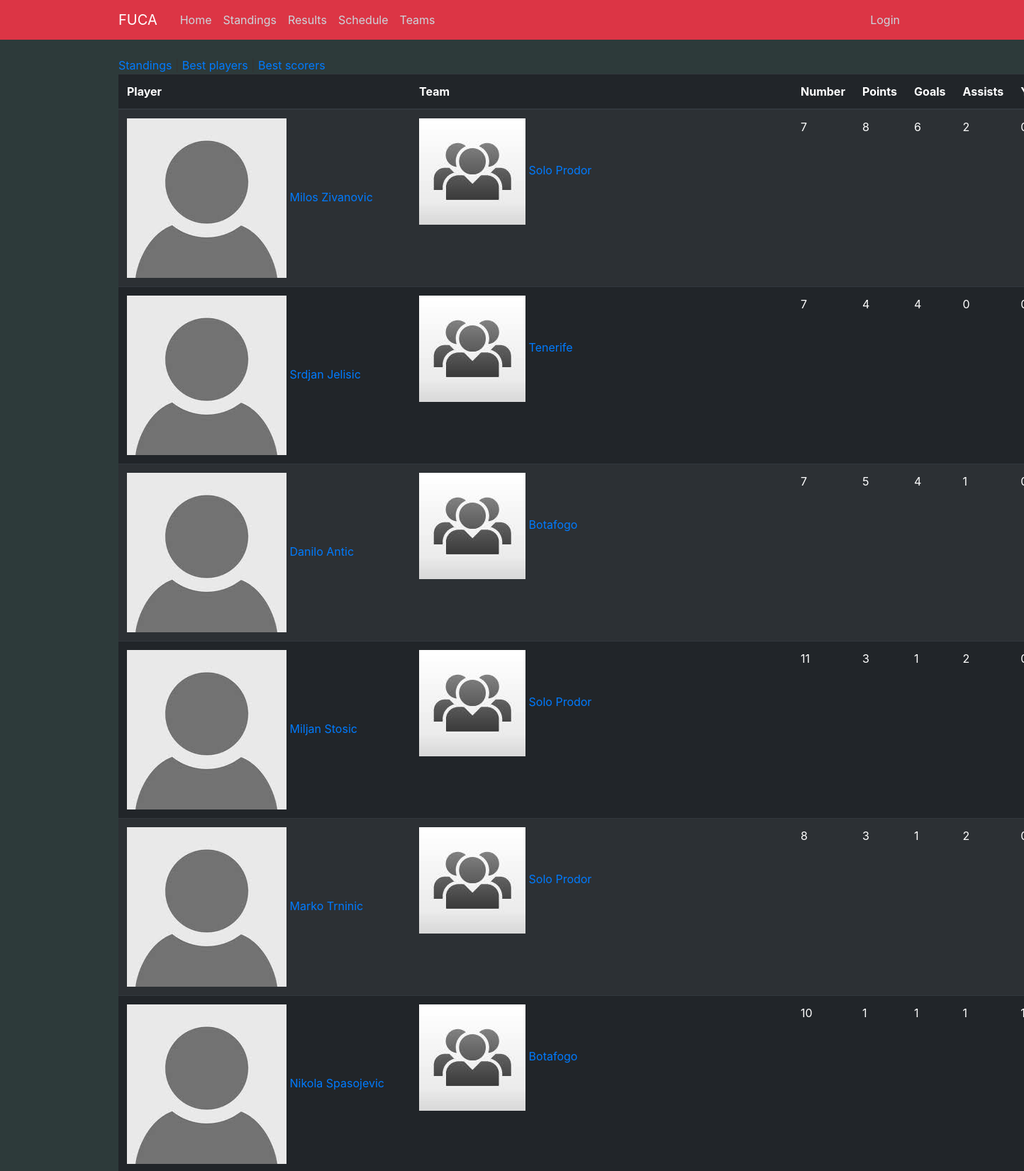
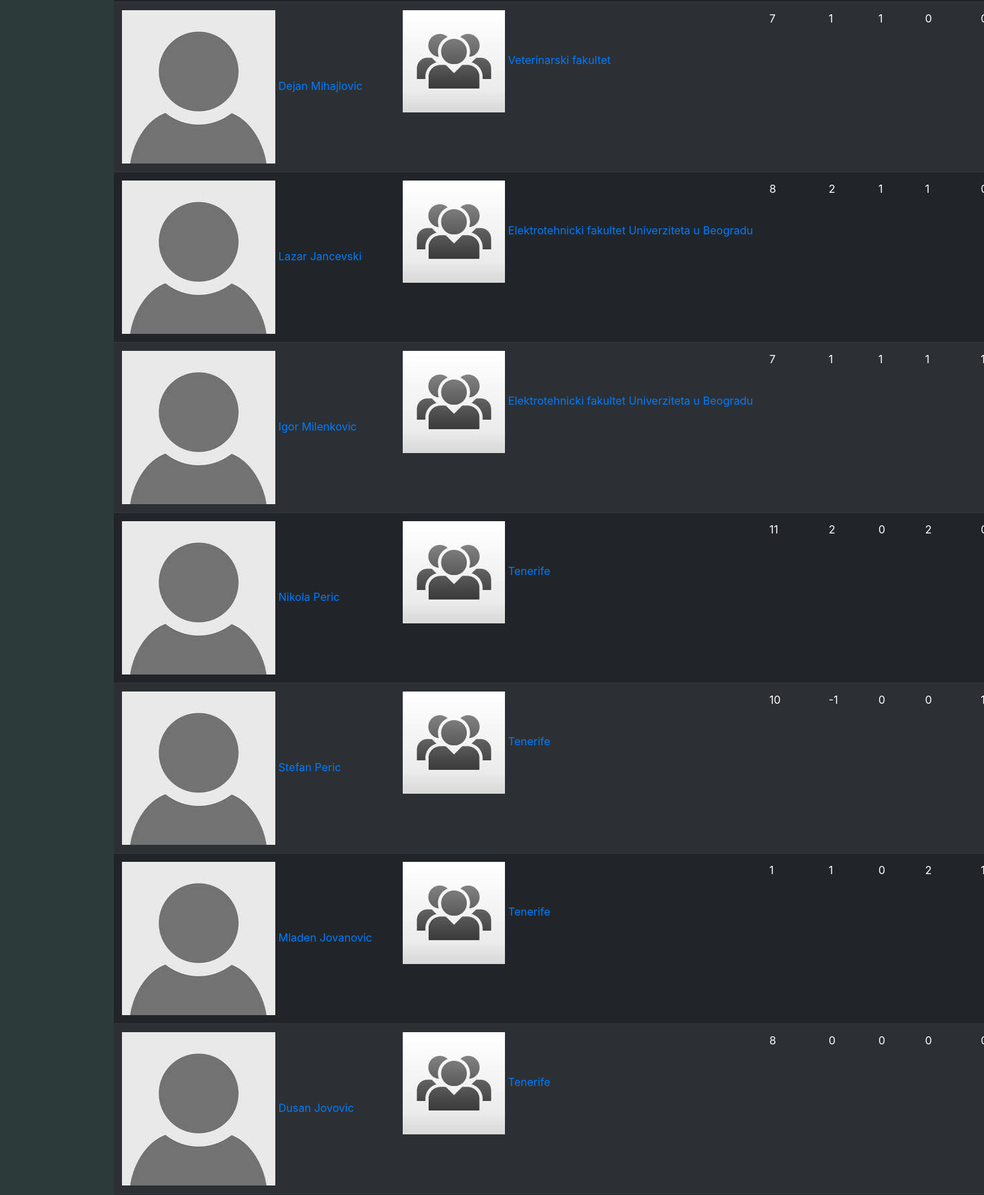
The page /bestscorers (upper part) on the database its author committed (2 pictures, top to bottom).
### fuca/models.py (models this page shows, shortened)
class Player(db.Model):
    __tablename__ = 'player'
    id          = db.Column(db.Integer,     primary_key=True)
    name        = db.Column(db.String(100), nullable=False)
    birthdate   = db.Column(db.DateTime,    nullable=False)
    number      = db.Column(db.Integer,     nullable=False)
    image       = db.Column(db.String(20),  nullable=False, default='default.jpg')
    email       = db.Column(db.String(120), unique=True,    nullable=False)
    password    = db.Column(db.String(60))
    team_id     = db.Column(db.Integer, db.ForeignKey('team.id'), nullable=False)
    statistics  = db.relationship('Statistics', backref='player', lazy=True)
    def goals(self):
        goals = 0
        for stat in self.statistics:
            goals += stat.goals
        return goals
    def assists(self):
        assists = 0
        for stat in self.statistics:
            assists += stat.assists
        return assists
    def red(self):
        red = 0
        for stat in self.statistics:
            red += stat.red
        return red
    def yellow(self):
        yellow = 0
        for stat in self.statistics:
            yellow += stat.yellow
        return yellow
    def points(self):
        return self.goals() + self.assists() - self.yellow() - 2 * self.red()
    def jinja_dict(self):
        return {'name'          : self.name,
                'birthdate'     : self.birthdate,
                'image'         : self.image,
                'email'         : self.email,
                'team'          : self.team,
                'number'        : self.number,
                'goals'         : self.goals(),
                'assists'       : self.assists(),
                'red'           : self.red(),
                'yellow'        : self.yellow(),
                'points'        : self.points(),
                'id'            : self.id}

class Team(db.Model):
    __tablename__ = 'team'
    id          = db.Column(db.Integer,     primary_key=True)
    name        = db.Column(db.String(100), nullable=False, unique=True)
    matches     = db.Column(db.Integer,     nullable=False, default=0)
    wins        = db.Column(db.Integer,     nullable=False, default=0)
    losses      = db.Column(db.Integer,     nullable=False, default=0)
    draws       = db.Column(db.Integer,     nullable=False, default=0)
    goal_diff   = db.Column(db.Integer,     nullable=False, default=0)
    logo_image  = db.Column(db.String(20),  nullable=False, default='default.jpg')
    captain_id  = db.Column(db.Integer, db.ForeignKey('player.id'))
    host_matches    = db.relationship('Match',  backref='host_team',    lazy=True,  foreign_keys=Match.host_team_id)
    guest_matches   = db.relationship('Match',  backref='guest_team',   lazy=True,  foreign_keys=Match.guest_team_id)
    players         = db.relationship('Player', backref='team',         lazy=True,  foreign_keys=Player.team_id)

class Statistics(db.Model):
    __tablename__ = 'statistics'
    id          = db.Column(db.Integer, primary_key=True)
    goals       = db.Column(db.Integer, nullable=False)
    assists     = db.Column(db.Integer, nullable=False)
    yellow      = db.Column(db.Integer, nullable=False)
    red         = db.Column(db.Integer, nullable=False)
    player_id   = db.Column(db.Integer, db.ForeignKey('player.id'), nullable=False)
    match_id    = db.Column(db.Integer, db.ForeignKey('match.id'),  nullable=False)

### fuca/routes/standings_routes.py (the view)
@app.route("/bestscorers")
def bestscorers():
    players_db = Player.query.all()
    players = [player.jinja_dict() for player in players_db]
    players = sorted(players, key=lambda player: player['goals'])[::-1]
    for player in players:
        player['image'] = url_for('static', filename='images/players/{}'.format(player['image']))
        player['team_id'] = player['team'].id
        player['team_name'] = player['team'].name
        player['team_logo'] = url_for('static', filename='images/teams/{}'.format(player['team'].logo_image))
    return render_template('standings/best-scorers.html', players=players, title='Best Scorers')

### fuca/templates/standings/best-scorers.html (shortened to what this page needs)
{% extends 'standings/standings-layout.html' %}
{% block standings_content %}
<table class="table table-dark table-striped table-hover">
    <thead>
        <th>Player</th>
        <th>Team</th>
        <th>Number</th>
        <th>Points</th>
        <th>Goals</th>
        <th>Assists</th>
        <th>Yellow</th>
    </thead>
    {% for player in players %}
        <tr>
            <td style="white-space:nowrap">
                <a href="{{ url_for('player', id=player.id)}}">
                    <img src="{{ player.image }}">
                    {{ player.name }}
                </a>
            </td>
            <td style="white-space:nowrap">
                <a href="{{ url_for('team', id=player.team_id)}}">
                    <img src="{{ player.team_logo }}">
                    {{ player.team_name }}
                </a>
            </td>
            <td>{{ player.number }}</td>
            <td>{{ player.points }}</td>
            <td>{{ player.goals }}</td>
            <td>{{ player.assists }}</td>
            <td>{{ player.yellow }}</td>
        </tr>
    {% endfor %}
</table>
{% endblock standings_content %}

### fuca/static/main.css (style rules this page uses)
body { background: #fafafa; color: #333333; margin-top: 5rem; }
.dark-background { background-color:#2D3A3A; }

### rows shown on the page
Player: name "Milos Zivanovic"
Team: team_name "Solo Prodor" "Solo Prodor" "Solo Prodor"
Statistics: name "Srdjan Jelisic", team_name "Tenerife", number "7", points "4", goals "4", assists "0"
Player: name "Danilo Antic"
Team: team_name "Botafogo" "Botafogo"
Player: name "Miljan Stosic"
Player: name "Marko Trninic"
Player: name "Nikola Spasojevic"
Player: name "Dejan Mihajlovic"
Team: team_name "Veterinarski fakultet"
Player: name "Lazar Jancevski", team_name "Elektrotehnicki fakultet Univerziteta u Beogradu", number "8", points "2", goals "1", assists "1"
Player: name "Igor Milenkovic"
Team: team_name "Elektrotehnicki fakultet Univerziteta u Beogradu"
Statistics: name "Nikola Peric", team_name "Tenerife", number "11", points "2", goals "0", assists "2"
Player: name "Stefan Peric"
Team: team_name "Tenerife" "Tenerife" "Tenerife"
Player: name "Mladen Jovanovic"
Player: name "Dusan Jovovic"

### other values the page prints
{{ player.number }} "7" "7" "11" "8" "10" "7" "7" "10" "1" "8"
{{ player.points }} "8" "5" "3" "3" "1" "1" "1" "-1" "1" "0"
{{ player.goals }} "6" "4" "1" "1" "1" "1" "1" "0" "0" "0"
{{ player.assists }} "2" "1" "2" "2" "1" "0" "1" "0" "2" "0"
